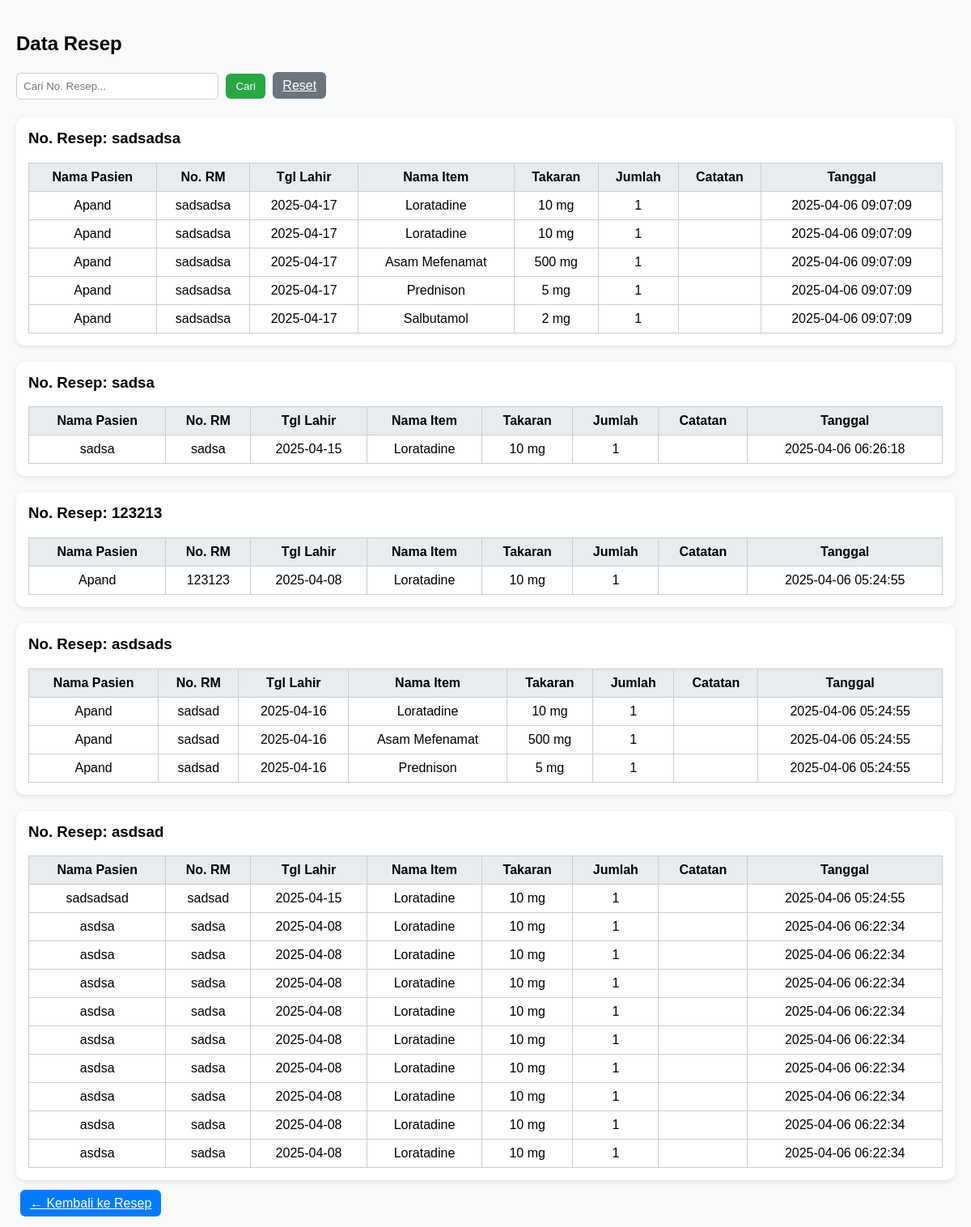
/data_resep.php, run on the app's committed database.
### tables this page shows
CREATE TABLE `resep` (
  `id` int(11) NOT NULL,
  `nama` varchar(255) DEFAULT NULL,
  `no_rm` varchar(100) DEFAULT NULL,
  `tgl_lahir` date DEFAULT NULL,
  `no_resep` varchar(100) DEFAULT NULL,
  `nama_item` varchar(255) DEFAULT NULL,
  `takaran` varchar(100) DEFAULT NULL,
  `jumlah` int(11) DEFAULT NULL,
  `catatan` text DEFAULT NULL,
  `created_at` timestamp NOT NULL DEFAULT current_timestamp()
);

### data_resep.php (the view, shortened to what this page needs)
<?php
include 'config.php';
$search = $_GET['search'] ?? '';
if (!empty($search)) {
    $stmt = $conn->prepare("SELECT DISTINCT no_resep FROM resep WHERE no_resep LIKE CONCAT('%', ?, '%') ORDER BY created_at DESC");
    $stmt->bind_param("s", $search);
} else {
    $stmt = $conn->prepare("SELECT DISTINCT no_resep FROM resep ORDER BY created_at DESC");
}
$stmt->execute();
$result = $stmt->get_result();
$allResep = [];
while ($row = $result->fetch_assoc()) {
    $noResep = $row['no_resep'];
    $stmtDetail = $conn->prepare("SELECT * FROM resep WHERE no_resep = ?");
    $stmtDetail->bind_param("s", $noResep);
    $stmtDetail->execute();
    $detail = $stmtDetail->get_result()->fetch_all(MYSQLI_ASSOC);
    $allResep[] = [
        'no_resep' => $noResep,
        'data' => $detail
    ];
}
?>
<!DOCTYPE html>
<html>
<head>
    <link rel="stylesheet" href="style.css">
</head>
<body>
<h2>Data Resep</h2>
<form method="get">
    <input type="text" name="search" placeholder="Cari No. Resep..." value="<?= htmlspecialchars($search) ?>">
    <button type="submit" class="btn-green">Cari</button>
    <a href="data_resep.php" class="btn-green" style="background-color: #6c757d;">Reset</a>
</form>
<?php if (!empty($allResep)): ?>
    <?php foreach ($allResep as $resep): ?>
        <div class="resep-box">
            <h3>No. Resep: <?= htmlspecialchars($resep['no_resep']) ?></h3>
            <table>
                <thead>
                    <tr>
                        <th>Nama Pasien</th>
                        <th>No. RM</th>
                        <th>Tgl Lahir</th>
                        <th>Nama Item</th>
                        <th>Takaran</th>
                        <th>Jumlah</th>
                        <th>Catatan</th>
                        <th>Tanggal</th>
                    </tr>
                </thead>
                <tbody>
                    <?php foreach ($resep['data'] as $item): ?>
                        <tr>
                            <td><?= htmlspecialchars($item['nama']) ?></td>
                            <td><?= htmlspecialchars($item['no_rm']) ?></td>
                            <td><?= htmlspecialchars($item['tgl_lahir']) ?></td>
                            <td><?= htmlspecialchars($item['nama_item']) ?></td>
                            <td><?= htmlspecialchars($item['takaran']) ?></td>
                            <td><?= htmlspecialchars($item['jumlah']) ?></td>
                            <td><?= htmlspecialchars($item['catatan']) ?></td>
                            <td><?= htmlspecialchars($item['created_at']) ?></td>
                        </tr>
                    <?php endforeach; ?>
                </tbody>
            </table>
        </div>
    <?php endforeach; ?>
<?php else: ?>
    <p>Tidak ada data resep ditemukan.</p>
<?php endif; ?>
<a href="barang_keluar.php" class="btn-green" style="background-color:#007bff;">← Kembali ke Resep</a>
</body>
</html>

### style.css (style rules this page uses)
* { box-sizing: border-box; font-family: Arial, sans-serif; }
body { margin: 0; padding: 0; background: #f8f9fa; }
table { border-collapse: collapse; width: 100%; margin-top: 10px; }
th, td { border: 1px solid #dee2e6; padding: 10px; text-align: center; }
th { background-color: #f1f3f5; }
input[type="text"] { width: 100%; padding: 6px; margin: 2px 0; border-radius: 5px; border: 1px solid #ccc; }

### data_resep.php (style rules this page uses)
body { font-family: Arial, sans-serif; padding: 20px; background: #f8f9fa; }
.resep-box { background: #fff; border-radius: 10px; padding: 15px; margin-bottom: 20px; box-shadow: 0 2px 6px rgba(0,0,0,0.1); }
.resep-box h3 { margin-top: 0; }
table { width: 100%; border-collapse: collapse; margin-top: 10px; }
th, td { padding: 8px; border: 1px solid #ccc; }
th { background: #e9ecef; }
form { margin-bottom: 20px; }
input[type="text"] { padding: 8px; border: 1px solid #ccc; border-radius: 6px; width: 250px; }
.btn-green { background-color: #28a745; color: white; border: none; padding: 8px 12px; border-radius: 6px; cursor: pointer; margin-left: 5px; }

### data on the page
resep: nama "Apand", no_rm "sadsadsa", tgl_lahir "2025-04-17", nama_item "Loratadine", takaran "10 mg", jumlah "1", created_at "2025-04-06 09:07:09"
resep: nama "Apand", no_rm "sadsadsa", tgl_lahir "2025-04-17", nama_item "Loratadine", takaran "10 mg", jumlah "1", created_at "2025-04-06 09:07:09"
resep: nama "Apand", no_rm "sadsadsa", tgl_lahir "2025-04-17", nama_item "Asam Mefenamat", takaran "500 mg", jumlah "1", created_at "2025-04-06 09:07:09"
resep: nama "Apand", no_rm "sadsadsa", tgl_lahir "2025-04-17", nama_item "Prednison", takaran "5 mg", jumlah "1", created_at "2025-04-06 09:07:09"
resep: nama "Apand", no_rm "sadsadsa", tgl_lahir "2025-04-17", nama_item "Salbutamol", takaran "2 mg", jumlah "1", created_at "2025-04-06 09:07:09"
resep: nama "sadsa", no_rm "sadsa", tgl_lahir "2025-04-15", nama_item "Loratadine", takaran "10 mg", jumlah "1", created_at "2025-04-06 06:26:18"
resep: nama "Apand", no_rm "123123", tgl_lahir "2025-04-08", nama_item "Loratadine", takaran "10 mg", jumlah "1", created_at "2025-04-06 05:24:55"
resep: nama "Apand", no_rm "sadsad", tgl_lahir "2025-04-16", nama_item "Loratadine", takaran "10 mg", jumlah "1", created_at "2025-04-06 05:24:55"
resep: nama "Apand", no_rm "sadsad", tgl_lahir "2025-04-16", nama_item "Asam Mefenamat", takaran "500 mg", jumlah "1", created_at "2025-04-06 05:24:55"
resep: nama "Apand", no_rm "sadsad", tgl_lahir "2025-04-16", nama_item "Prednison", takaran "5 mg", jumlah "1", created_at "2025-04-06 05:24:55"
resep: nama "sadsadsad", no_rm "sadsad", tgl_lahir "2025-04-15", nama_item "Loratadine", takaran "10 mg", jumlah "1", created_at "2025-04-06 05:24:55"
resep: nama "asdsa", no_rm "sadsa", tgl_lahir "2025-04-08", nama_item "Loratadine", takaran "10 mg", jumlah "1", created_at "2025-04-06 06:22:34"
resep: nama "asdsa", no_rm "sadsa", tgl_lahir "2025-04-08", nama_item "Loratadine", takaran "10 mg", jumlah "1", created_at "2025-04-06 06:22:34"
resep: nama "asdsa", no_rm "sadsa", tgl_lahir "2025-04-08", nama_item "Loratadine", takaran "10 mg", jumlah "1", created_at "2025-04-06 06:22:34"
resep: nama "asdsa", no_rm "sadsa", tgl_lahir "2025-04-08", nama_item "Loratadine", takaran "10 mg", jumlah "1", created_at "2025-04-06 06:22:34"
resep: nama "asdsa", no_rm "sadsa", tgl_lahir "2025-04-08", nama_item "Loratadine", takaran "10 mg", jumlah "1", created_at "2025-04-06 06:22:34"
resep: nama "asdsa", no_rm "sadsa", tgl_lahir "2025-04-08", nama_item "Loratadine", takaran "10 mg", jumlah "1", created_at "2025-04-06 06:22:34"
resep: nama "asdsa", no_rm "sadsa", tgl_lahir "2025-04-08", nama_item "Loratadine", takaran "10 mg", jumlah "1", created_at "2025-04-06 06:22:34"
resep: nama "asdsa", no_rm "sadsa", tgl_lahir "2025-04-08", nama_item "Loratadine", takaran "10 mg", jumlah "1", created_at "2025-04-06 06:22:34"
resep: nama "asdsa", no_rm "sadsa", tgl_lahir "2025-04-08", nama_item "Loratadine", takaran "10 mg", jumlah "1", created_at "2025-04-06 06:22:34"

### other printed values
$resep['no_resep'] "sadsadsa"
$resep['no_resep'] "sadsa"
$resep['no_resep'] "123213"
$resep['no_resep'] "asdsads"
$resep['no_resep'] "asdsad"
